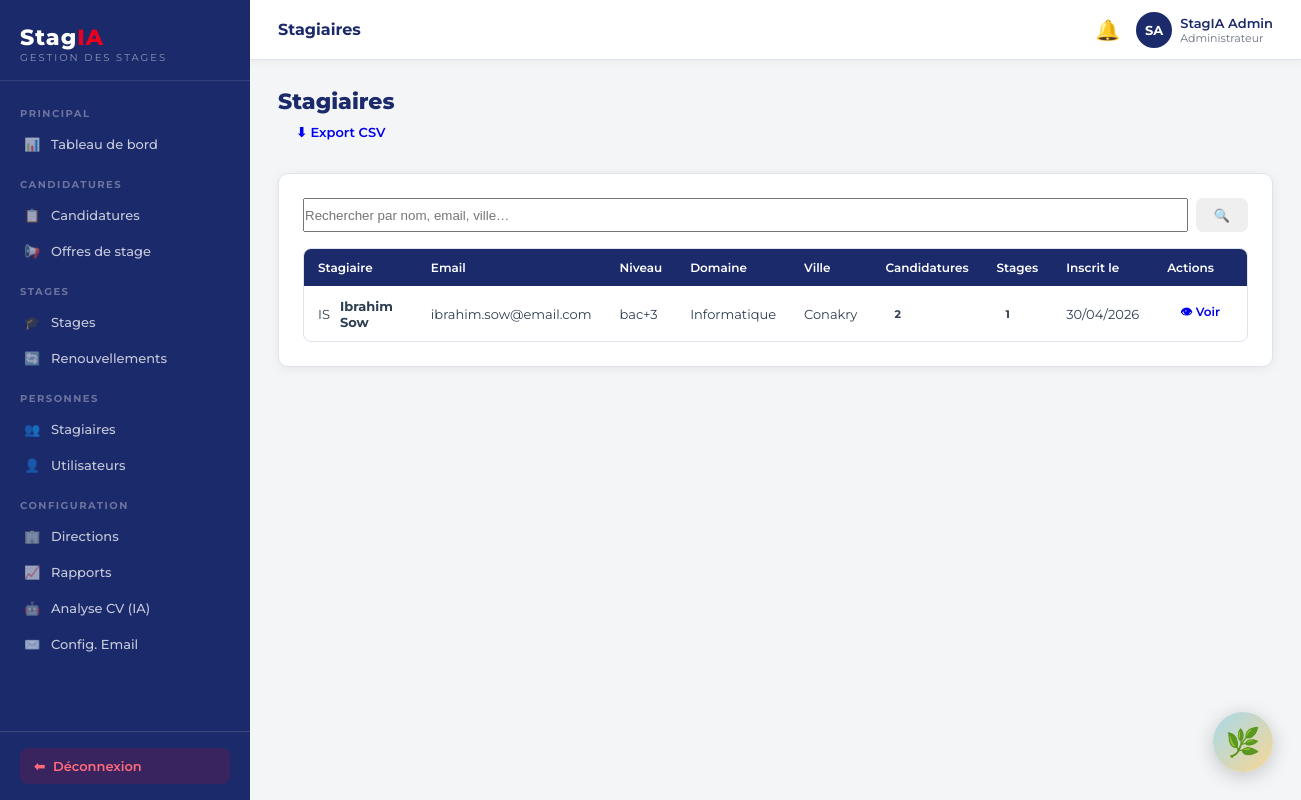
/backoffice.php?page=stagiaires (signed in), run on the app's committed database.
### tables this page shows
CREATE TABLE IF NOT EXISTS stagiaires (
    id INT AUTO_INCREMENT PRIMARY KEY,
    utilisateur_id INT NOT NULL,
    niveau_etude ENUM('bac','bac+2','bac+3','bac+4','bac+5','doctorat') DEFAULT 'bac+3',
    telephone VARCHAR(30),
    adresse TEXT,
    ville VARCHAR(100),
    nationalite VARCHAR(100) DEFAULT 'Guinéenne',
    date_naissance DATE,
    sexe ENUM('M','F') DEFAULT 'M',
    domaine_principal_id INT,
    date_inscription TIMESTAMP DEFAULT CURRENT_TIMESTAMP,
    cv_fichier VARCHAR(255),
    cv_analyse JSON,
    piece_identite VARCHAR(255),
    diplome_fichier VARCHAR(255),
    FOREIGN KEY (utilisateur_id) REFERENCES utilisateurs(id) ON DELETE CASCADE,
    FOREIGN KEY (domaine_principal_id) REFERENCES domaines(id) ON DELETE SET NULL
);

CREATE TABLE IF NOT EXISTS utilisateurs (
    id INT AUTO_INCREMENT PRIMARY KEY,
    nom VARCHAR(100) NOT NULL,
    prenom VARCHAR(100) NOT NULL,
    email VARCHAR(191) NOT NULL UNIQUE,
    mot_de_passe VARCHAR(255) NOT NULL,
    role ENUM('administrateur','habilite','superviseur','directeur','stagiaire') NOT NULL DEFAULT 'stagiaire',
    actif TINYINT(1) DEFAULT 1,
    civilite ENUM('M.','Mme') DEFAULT 'M.',
    created_at TIMESTAMP DEFAULT CURRENT_TIMESTAMP
);

CREATE TABLE IF NOT EXISTS domaines (
    id INT AUTO_INCREMENT PRIMARY KEY,
    libelle VARCHAR(150) NOT NULL,
    actif TINYINT(1) DEFAULT 1,
    created_at TIMESTAMP DEFAULT CURRENT_TIMESTAMP
);

### backoffice.php (called while the page is built, shortened)
<?php
require_once __DIR__ . '/config.php';
$page = preg_replace('/[^a-zA-Z0-9_\-]/', '', $_GET['page'] ?? 'dashboard');
$file = __DIR__ . "/pages/admin/{$page}.php";
include $file;

### config.php (called while the page is built, shortened)
<?php
function h(string $s): string {
    return htmlspecialchars($s, ENT_QUOTES, 'UTF-8');
}

### pages/admin/stagiaires.php (the view, shortened to what this page needs)
<?php
$pdo = getPDO();
$search = trim($_GET['q'] ?? '');
$params = [];
$where  = '';
$stmt = $pdo->prepare("
    SELECT s.id, u.nom, u.prenom, u.email, s.niveau_etude, s.telephone, s.ville,
           s.date_inscription, d.libelle AS domaine,
           (SELECT COUNT(*) FROM candidatures c WHERE c.stagiaire_id = s.id) AS nb_cand,
           (SELECT COUNT(*) FROM stages sg WHERE sg.stagiaire_id = s.id) AS nb_stages,
           u.actif
    FROM stagiaires s
    JOIN utilisateurs u ON s.utilisateur_id = u.id
    LEFT JOIN domaines d ON s.domaine_principal_id = d.id
    $where
    ORDER BY s.date_inscription DESC
");
$stmt->execute($params);
$stagiaires = $stmt->fetchAll();
require __DIR__ . '/../../includes/header.php';
?>
<div class="page-header">
  <h1>Stagiaires</h1>
  <a href="backoffice.php?page=stagiaires&export=csv" class="btn btn-ghost">⬇ Export CSV</a>
</div>
<div class="card">
  <div class="filter-bar">
    <form method="GET" action="backoffice.php" style="display:flex;gap:8px;flex:1">
      <input type="text" name="q" value="<?= h($search) ?>" placeholder="Rechercher par nom, email, ville…" style="flex:1">
      <button type="submit" class="btn btn-navy">🔍</button>
    </form>
  </div>
  <div class="table-wrap">
    <table>
      <thead>
        <tr>
          <th>Stagiaire</th>
          <th>Email</th>
          <th>Niveau</th>
          <th>Domaine</th>
          <th>Ville</th>
          <th>Candidatures</th>
          <th>Stages</th>
          <th>Inscrit le</th>
          <th>Actions</th>
        </tr>
      </thead>
      <tbody>
        <?php foreach ($stagiaires as $s): ?>
        <tr>
          <td>
            <div style="display:flex;align-items:center;gap:10px">
              <div class="avatar"><?= mb_strtoupper(mb_substr($s['prenom'],0,1)) . mb_strtoupper(mb_substr($s['nom'],0,1)) ?></div>
              <div>
                <strong><?= h($s['prenom'] . ' ' . $s['nom']) ?></strong>
              </div>
            </div>
          </td>
          <td><?= h($s['email']) ?></td>
          <td><?= h($s['niveau_etude'] ?? '—') ?></td>
          <td><?= h($s['domaine'] ?? '—') ?></td>
          <td><?= h($s['ville'] ?? '—') ?></td>
          <td><span class="badge badge-blue"><?= (int)$s['nb_cand'] ?></span></td>
          <td><span class="badge badge-teal"><?= (int)$s['nb_stages'] ?></span></td>
          <td><?= $s['date_inscription'] ? date('d/m/Y', strtotime($s['date_inscription'])) : '—' ?></td>
          <td>
            <a href="backoffice.php?page=stagiaire_detail&id=<?= $s['id'] ?>" class="btn btn-sm btn-ghost">👁 Voir</a>
          </td>
        </tr>
        <?php endforeach ?>
      </tbody>
    </table>
  </div>
</div>
<?php require __DIR__ . '/../../includes/footer.php'; ?>

### includes/header.php (style rules this page uses)
*,*::before,*::after { box-sizing:border-box;margin:0;padding:0 }
html { font-size:15px }
body { font-family:'Montserrat',sans-serif;background:#f4f5f7;color:#2c3e50;display:flex;min-height:100vh }
:root { --navy:#1b2a6b; --navy-dark:#132050; --navy-light:#2d3f8c; --red:#e8001c; --red-dark:#c0001a; --gray-bg:#f4f5f7; --gray-border:#e0e3ed; --gray-text:#6b7280; --white:#ffffff; --success:#10b981; --warning:#f59e0b; --info:#3b82f6; --sidebar-w:250px; }
.page-header { margin-bottom:24px; }
.page-header h1 { font-size:22px;font-weight:800;color:var(--navy); }
.card { background:#fff;border-radius:10px;padding:24px;box-shadow:0 2px 12px rgba(0,0,0,.06);border:1px solid var(--gray-border); }
.btn { display:inline-flex;align-items:center;gap:6px; padding:9px 18px;border-radius:7px; font-size:13px;font-weight:600;font-family:inherit; border:none;cursor:pointer;transition:all .2s; text-decoration:none;white-space:nowrap; }
.btn-sm { padding:6px 13px;font-size:12px; }
.badge { display:inline-flex;align-items:center; padding:3px 9px;border-radius:99px; font-size:11px;font-weight:700;white-space:nowrap; }
.table-wrap { overflow-x:auto;border-radius:8px;border:1px solid var(--gray-border); }
table { width:100%;border-collapse:collapse;font-size:13px; }
thead th { background:var(--navy);color:#fff;padding:11px 14px;font-weight:600;font-size:12px;text-align:left;white-space:nowrap; }
tbody td { padding:11px 14px;border-bottom:1px solid var(--gray-border);vertical-align:middle; }
tbody tr:last-child td { border-bottom:none; }
.filter-bar { display:flex;align-items:center;gap:12px;flex-wrap:wrap;margin-bottom:16px; }

### data on the page
stagiaires: utilisateur.prenom "I", utilisateur.nom "S", utilisateur.nom "Ibrahim Sow", utilisateur.email "ibrahim.sow@email.com", niveau_etude "bac+3", domaine_principal.libelle "Informatique", ville "Conakry", nb_cand "2", nb_stages "1", date_inscription "30/04/2026"

### other printed values
STAGIA_PAGE ?: 'StagIA' "Stagiaires"
$initiales "SA"
$prenom . ' ' . $nom "StagIA Admin"
$user['role'] "Administrateur"
